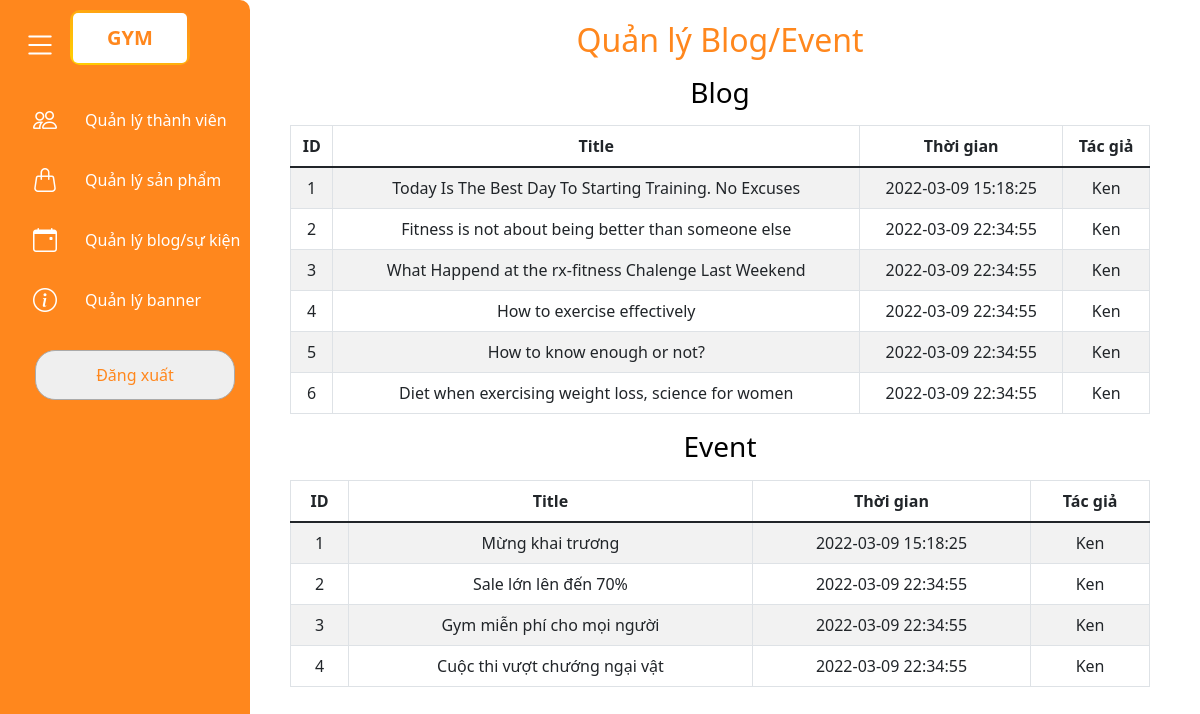
/admin/blogevent (signed in), run on the app's committed database.
### tables this page shows
CREATE TABLE `blog` (
  `ID` int(10) UNSIGNED NOT NULL,
  `TITLE` varchar(255) DEFAULT NULL,
  `IMAGE` text DEFAULT NULL,
  `CONTENT` text DEFAULT NULL,
  `TIMESTAMP` datetime DEFAULT NULL,
  `WRITER` varchar(50) DEFAULT NULL
);

CREATE TABLE `event` (
  `ID` int(10) UNSIGNED NOT NULL,
  `TITLE` varchar(255) DEFAULT NULL,
  `IMAGE` text DEFAULT NULL,
  `CONTENT` text DEFAULT NULL,
  `TIMESTAMP` datetime DEFAULT NULL,
  `WRITER` varchar(50) DEFAULT NULL
);

### app/controllers/Admin.class.php (called while the page is built, shortened)
<?php
class Admin extends Controller
{
    public function __construct()
    {
        $this->blogModel = $this->loadModel('Blog');
        $this->eventModel = $this->loadModel('Event');
    }
    public function blogevent()
    {
        $blogData = $this->blogModel->getBlogList();
        $eventData = $this->eventModel->getEventList();
        $data = ["page" => "blogevent", "blogs" => $blogData, "events" => $eventData];
        $this->render('admin/index', $data);
    }
}

### app/libraries/Core.php (called while the page is built, shortened)
<?php
class Core
{
	protected $currentMethod = 'index';
	public function __construct()
	{
		$url = $this->getUrl();
		if (isset($url[0]) && file_exists('../app/controllers/' . ucwords($url[0]) . '.class.php')) {
			unset($url[0]);
		} else if (isset($url[0])) {
			$data = ['headTitle' => 'Not found', 'cssFile' => 'errors', "errorCode" => 404];
			die(require_once("../app/views/errors.php"));
		}
		$this->currentController = new $this->currentController;
		if (isset($url[1])) {
			if (method_exists($this->currentController, $url[1])) {
				$this->currentMethod = $url[1];
				unset($url[1]);
			}
		}
		$this->params = $url ? array_values($url) : [];
		call_user_func_array([$this->currentController, $this->currentMethod], $this->params);
	}
	public function getUrl()
	{
		if (isset($_GET['url'])) {
			$url = rtrim($_GET['url'], '/');
			$url = filter_var($url, FILTER_SANITIZE_URL);
			$url = explode('/', $url);
			return $url;
		}
		return false;
	}
}

### app/require.php (called while the page is built, shortened)
<?php
	require_once 'libraries/Core.php';
	require_once 'libraries/Database.php';
	$init = new Core();

### public/index.php (called while the page is built, shortened)
<?php
require_once '../app/require.php';

### app/libraries/Database.php (called while the page is built, shortened)
<?php
	class Database {
		private $dbHost = DB_HOST;
		private $dbUser = DB_USER;
		private $dbPass = DB_PASS;
		private $dbName = DB_NAME;
		private $statement;
		private $dbHandler;
		public function __construct() {
			$conn = 'mysql:host=' . $this->dbHost . ';dbname=' . $this->dbName;
			$options = array(
				PDO::ATTR_PERSISTENT => true,
				PDO::ATTR_ERRMODE => PDO::ERRMODE_EXCEPTION
			);
			try {
				$this->dbHandler = new PDO($conn, $this->dbUser, $this->dbPass, $options);
			} catch (PDOException $e) {
				$this->error = $e->getMessage();
				echo $this->error;
			}
		}
		public function query($sql) {
			$this->statement = $this->dbHandler->prepare($sql);
		}
		public function execute() {
			return $this->statement->execute();
		}
		public function fetchAll() {
			$this->execute();
			return $this->statement->fetchAll(PDO::FETCH_OBJ);
		}
	}

### app/models/Blog.php (called while the page is built, shortened)
<?php
class Blog {
    private Database $db;
    public function __construct()
    {
        $this->db = new Database();
    }
    public function getBlogList()
    {
        $this->db->query('SELECT * FROM blog');
        $row = $this->db->fetchAll();
        return $row;
    }
}
?>

### app/models/Event.php (called while the page is built, shortened)
<?php
class Event {
    private Database $db;
    public function __construct()
    {
        $this->db = new Database();
    }
    public function getEventList()
    {
        $this->db->query('SELECT * FROM event');
        $row = $this->db->fetchAll();
        return $row;
    }
}
?>

### app/views/admin/blogevent.php (the view)
<h1 class='text-center mb-3' style='color: #ff871d'>Quản lý Blog/Event</h1>
<h3 class='text-center mb-3' style='color: black'>Blog</h3>
<table class="table table-striped table-bordered table-hover mt-3" style="overflow-x:auto;">
    <thead>
        <tr>
            <th>ID</th>
            <th>Title</th>
            <th>Thời gian</th>
            <th>Tác giả</th>
        </tr>
    </thead>
    <tbody>
        <?php
            $i = 0;
            $row = $data['blogs'];
            while ($i < count($data['blogs'])) {
                echo '<tr class="cell-1">
                        <td>'  . $row[$i]->ID . '</td>
                        <td>'  . $row[$i]->TITLE . '</td>
                        <td>'  . $row[$i]->TIMESTAMP . '</td>
                        <td>'  . $row[$i]->WRITER . '</td>
                    </tr>';
                $i++;
            }
        ?>
    </tbody>
</table>
<h3 class='text-center mb-3' style='color: black'>Event</h3>
<table class="table table-striped table-bordered table-hover mt-3" style="overflow-x:auto;">
    <thead>
        <tr>
            <th>ID</th>
            <th>Title</th>
            <th>Thời gian</th>
            <th>Tác giả</th>
        </tr>
    </thead>
    <tbody>
        <?php
            $i = 0;
            $row = $data['events'];
            while ($i < count($data['events'])) {
                echo '<tr class="cell-1">
                        <td>'  . $row[$i]->ID . '</td>
                        <td>'  . $row[$i]->TITLE . '</td>
                        <td>'  . $row[$i]->TIMESTAMP . '</td>
                        <td>'  . $row[$i]->WRITER . '</td>
                    </tr>';
                $i++;
            }
        ?>
    </tbody>
</table>

### public/css/app.style.css (style rules this page uses)
* { box-sizing: border-box; padding: 0; margin: 0; }

### public/css/global.style.css (style rules this page uses)
html, body { margin: 0; color: OOO; }

### public/css/admin.style.css (style rules this page uses)
table thead tr th, table tbody tr td { text-align: center; vertical-align: middle; }

### data on the page
blog: ID "1", TITLE "Today Is The Best Day To Starting Training. No Excuses", TIMESTAMP "2022-03-09 15:18:25", WRITER "Ken"
blog: ID "2", TITLE "Fitness is not about being better than someone else", TIMESTAMP "2022-03-09 22:34:55", WRITER "Ken"
blog: ID "3", TITLE "What Happend at the rx-fitness Chalenge Last Weekend", TIMESTAMP "2022-03-09 22:34:55", WRITER "Ken"
blog: ID "4", TITLE "How to exercise effectively", TIMESTAMP "2022-03-09 22:34:55", WRITER "Ken"
blog: ID "5", TITLE "How to know enough or not?", TIMESTAMP "2022-03-09 22:34:55", WRITER "Ken"
blog: ID "6", TITLE "Diet when exercising weight loss, science for women", TIMESTAMP "2022-03-09 22:34:55", WRITER "Ken"
event: ID "1", TITLE "Mừng khai trương", TIMESTAMP "2022-03-09 15:18:25", WRITER "Ken"
event: ID "2", TITLE "Sale lớn lên đến 70%", TIMESTAMP "2022-03-09 22:34:55", WRITER "Ken"
event: ID "3", TITLE "Gym miễn phí cho mọi người", TIMESTAMP "2022-03-09 22:34:55", WRITER "Ken"
event: ID "4", TITLE "Cuộc thi vượt chướng ngại vật", TIMESTAMP "2022-03-09 22:34:55", WRITER "Ken"
